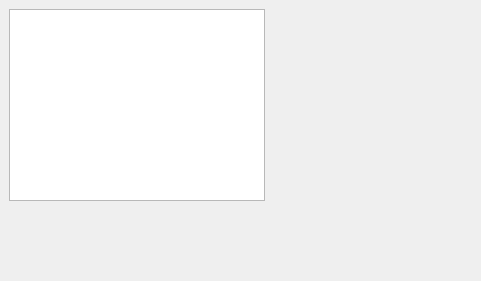
<?xml version="1.0" encoding="UTF-8"?>
<ui version="4.0">
 <class>QFormDoc</class>
 <widget class="QWidget" name="QFormDoc">
  <property name="geometry">
   <rect>
    <x>0</x>
    <y>0</y>
    <width>481</width>
    <height>281</height>
   </rect>
  </property>
  <property name="windowTitle">
   <string>Form</string>
  </property>
  <widget class="QPlainTextEdit" name="plainTextEdit">
   <property name="geometry">
    <rect>
     <x>9</x>
     <y>9</y>
     <width>256</width>
     <height>192</height>
    </rect>
   </property>
  </widget>
  <action name="actOpen">
   <property name="icon">
    <iconset resource="image/image.qrc">
     <normaloff>:/open.png</normaloff>:/open.png</iconset>
   </property>
   <property name="text">
    <string>打开</string>
   </property>
   <property name="toolTip">
    <string>打开文件</string>
   </property>
  </action>
  <action name="actCut">
   <property name="icon">
    <iconset resource="image/image.qrc">
     <normaloff>:/cut.png</normaloff>:/cut.png</iconset>
   </property>
   <property name="text">
    <string>剪切</string>
   </property>
   <property name="shortcut">
    <string>Ctrl+X</string>
   </property>
  </action>
  <action name="actCopy">
   <property name="icon">
    <iconset resource="image/image.qrc">
     <normaloff>:/copy.png</normaloff>:/copy.png</iconset>
   </property>
   <property name="text">
    <string>复制</string>
   </property>
   <property name="shortcut">
    <string>Ctrl+C</string>
   </property>
  </action>
  <action name="actPaste">
   <property name="icon">
    <iconset resource="image/image.qrc">
     <normaloff>:/paste.png</normaloff>:/paste.png</iconset>
   </property>
   <property name="text">
    <string>粘贴</string>
   </property>
   <property name="shortcut">
    <string>Ctrl+V</string>
   </property>
  </action>
  <action name="actFont">
   <property name="icon">
    <iconset resource="image/image.qrc">
     <normaloff>:/a.png</normaloff>:/a.png</iconset>
   </property>
   <property name="text">
    <string>字体</string>
   </property>
   <property name="toolTip">
    <string>设置字体</string>
   </property>
  </action>
  <action name="actClose">
   <property name="icon">
    <iconset resource="image/image.qrc">
     <normaloff>:/exit.png</normaloff>:/exit.png</iconset>
   </property>
   <property name="text">
    <string>关闭</string>
   </property>
   <property name="toolTip">
    <string>关闭本窗口</string>
   </property>
  </action>
  <action name="actUndo">
   <property name="icon">
    <iconset resource="image/image.qrc">
     <normaloff>:/undo.png</normaloff>:/undo.png</iconset>
   </property>
   <property name="text">
    <string>撤销</string>
   </property>
   <property name="toolTip">
    <string>撤销编辑操作</string>
   </property>
   <property name="shortcut">
    <string>Ctrl+Z</string>
   </property>
  </action>
  <action name="actRedo">
   <property name="icon">
    <iconset resource="image/image.qrc">
     <normaloff>:/redo.png</normaloff>:/redo.png</iconset>
   </property>
   <property name="text">
    <string>重复</string>
   </property>
   <property name="toolTip">
    <string>重复编辑操作</string>
   </property>
  </action>
 </widget>
 <resources>
  <include location="image/image.qrc"/>
 </resources>
 <connections>
  <connection>
   <sender>actClose</sender>
   <signal>triggered()</signal>
   <receiver>QFormDoc</receiver>
   <slot>close()</slot>
   <hints>
    <hint type="sourcelabel">
     <x>-1</x>
     <y>-1</y>
    </hint>
    <hint type="destinationlabel">
     <x>240</x>
     <y>140</y>
    </hint>
   </hints>
  </connection>
 </connections>
</ui>
